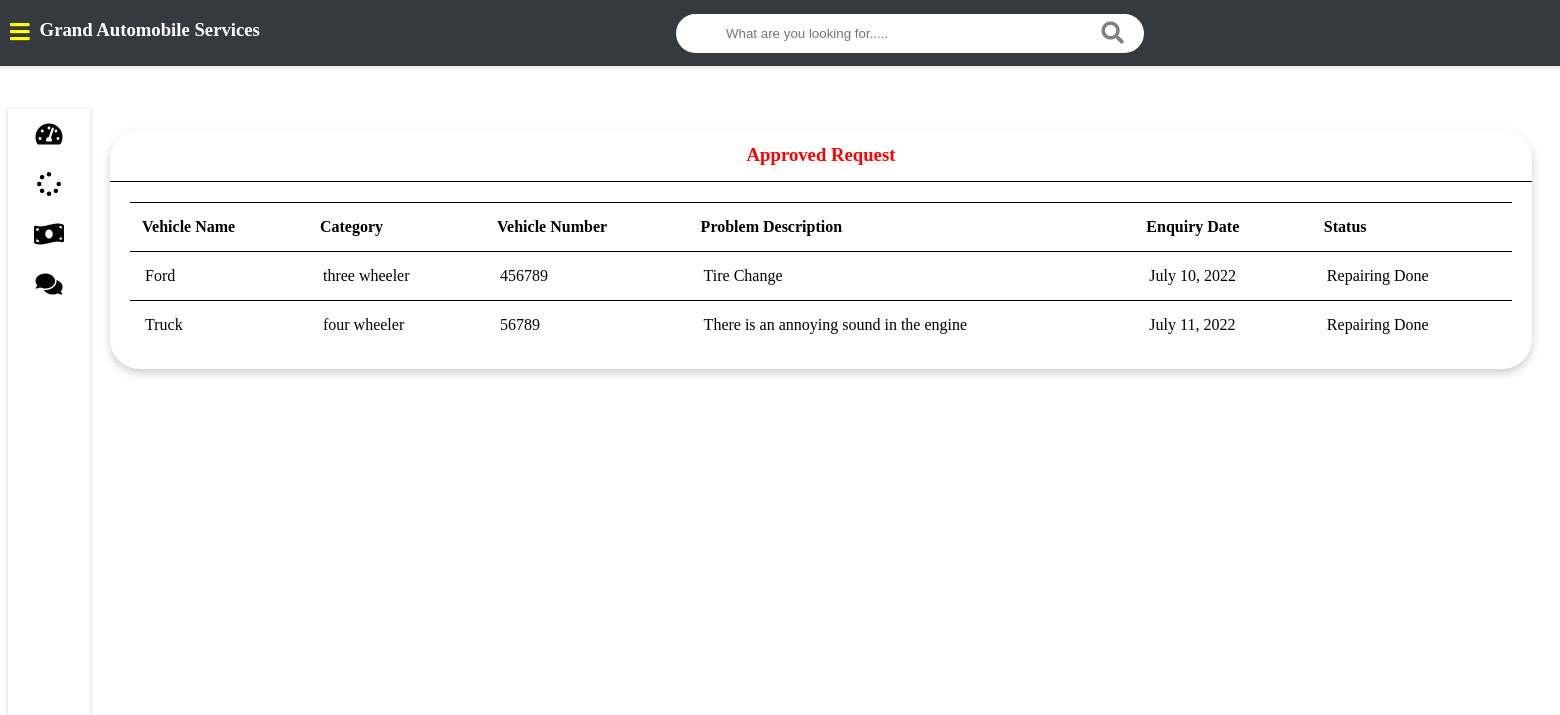
Page /customer-view-approved-request (signed in) on the committed database.
### vehicle/models.py (models this page shows, shortened)
class Request(models.Model):
    cat         = (('two wheeler with gear','two wheeler with gear'),('two wheeler without gear','two wheeler without gear'),('three wheeler','three wheeler'),('four wheeler','four wheeler'))
    category    = models.CharField(max_length=50, choices=cat)
    vehicle_no      = models.PositiveIntegerField(null=False)
    vehicle_name    = models.CharField(max_length=40, null=False)
    vehicle_model   = models.CharField(max_length=40, null=False)
    vehicle_brand   = models.CharField(max_length=40, null=False)
    problem_description     = models.CharField(max_length=500, null=False)
    date                    = models.DateField(auto_now=True)
    cost                    = models.PositiveIntegerField(null=True)
    customer        = models.ForeignKey('Customer', on_delete=models.CASCADE, null=True)
    mechanic        = models.ForeignKey('Mechanic', on_delete=models.CASCADE, null=True)
    stat       = (('Pending','Pending'),('Approved','Approved'),('Repairing','Repairing'),('Repairing Done','Repairing Done'),('Released','Released'))
    status     = models.CharField(max_length=50, choices=stat, default='Pending', null=True)

### vehicle/views.py (the view)
# urls.py: path('customer-view-approved-request', views.customer_view_approved_request_view, name='customer-view-approved-request'),
@login_required(login_url='customerlogin')
@user_passes_test(is_customer)
def customer_view_approved_request_view(request):
    customer        = models.Customer.objects.get(user_id=request.user.id)
    enquiries       = models.Request.objects.all().filter(customer_id=customer.id).exclude(status='Pending')
    return render(request,'vehicle/customer/customer_view_approved_request.html',{'customer':customer, 'enquiries':enquiries})

### vehicle/views.py (called while the page is built)
def is_customer(user):
    return user.groups.filter(name='CUSTOMER').exists()

### templates/vehicle/customer/customer_view_approved_request.html
{% extends "vehicle/customer/customerbase.html" %}
{% block content %}
<div class="wrapper">
    <div class="row">
        <div class="col-12 col-m-12 col-sm-12">
            <div class="card">
                <div class="card-header">
                    <h3 style="color:red; text-align:center">Approved Request</h3>
                </div>
                <div class="card-content">
                    <table>
                        <thead>
                            <tr>
                                <th>Vehicle Name</th>
                                <th>Category</th>
                                <th>Vehicle Number</th>
                                <th>Problem Description</th>
                                <th>Enquiry Date</th>
                                <th>Status</th>
                            </tr>
                        </thead>
                        <tbody>
                            {% for enq in enquiries %}
                            <tr>
                                <td>{{enq.vehicle_name}}</td>
                                <td>{{enq.category}}</td>
                                <td>{{enq.vehicle_no}}</td>
                                <td>{{enq.problem_description}}</td>
                                <td>{{enq.date}}</td>
                                <td>{{enq.status}}</td>
                            </tr>
                            {% endfor %}
                        </tbody>
                    </table>
                </div>
            </div>
        </div>
    </div>
<br><br><br><br><br><br><br><br><br><br><br><br><br><br><br><br>
</div>
{% endblock content %}

### static/style.css (style rules this page uses)
* { box-sizing: border-box; }
[class*="col-"] { padding: 10px; }
@media only screen and (min-width: 600px) { .col-sm-12 { width: 100%; } }
@media only screen and (min-width: 768px) { .col-m-12 { width: 100%; } }
@media only screen and (min-width: 992px) { .col-12 { width: 100%; } }
.card { color: #343a40!; border-radius: 30px; margin-bottom: 10px; box-shadow: 0 4px 8px 0 rgba(0,0,0,0.2); }
.card-header { padding: 15px 30px; border-bottom: 1px solid ; position: relative; }
.card-header h3 { margin: 0; }
.card-content { padding: 20px; overflow-x: auto; }
table { border-collapse: collapse; width: 100%; }
table td { border-top: 1px solid black; padding: 15px; }
table th { border-top: 1px solid black; border-bottom: 1px solid black; padding: 15px 12px; text-align: left; }
.row { display: flex; flex-wrap: wrap; flex-direction: row; }
.row:after, .row:before { box-sizing: border-box; }
.wrapper { padding: 10px; margin-left: 82px; padding-top: 75px; background: white; transition: margin-left .5s; }

### rows in the picture
Request: vehicle_name "Ford", category "three wheeler", vehicle_no "456789", problem_description "Tire Change", date "July 10, 2022", status "Repairing Done"
Request: vehicle_name "Truck", category "four wheeler", vehicle_no "56789", problem_description "There is an annoying sound in the engine", date "July 11, 2022", status "Repairing Done"
